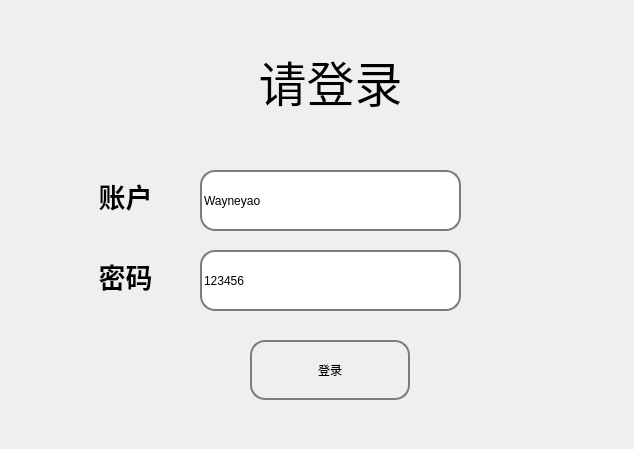
<?xml version="1.0" encoding="UTF-8"?>
<ui version="4.0">
 <class>login</class>
 <widget class="QWidget" name="login">
  <property name="geometry">
   <rect>
    <x>0</x>
    <y>0</y>
    <width>634</width>
    <height>449</height>
   </rect>
  </property>
  <property name="windowTitle">
   <string>登陆</string>
  </property>
  <property name="styleSheet">
   <string notr="true">QWidget{


}

QLineEdit{
	border:2px solid#7b7b7b;
	border-radius:15px;
}

QPushButton{
	border:2px solid#7b7b7b;
	border-radius:15px;
	
}

QPushButton:hover{
	background-color:#aa92ff
}
QPushButton:pressed{
	background-color:#FF90ff
}
</string>
  </property>
  <widget class="QLabel" name="label_3">
   <property name="geometry">
    <rect>
     <x>-70</x>
     <y>10</y>
     <width>801</width>
     <height>141</height>
    </rect>
   </property>
   <property name="font">
    <font>
     <family>Arial</family>
     <pointsize>36</pointsize>
     <weight>9</weight>
     <italic>false</italic>
     <bold>false</bold>
    </font>
   </property>
   <property name="styleSheet">
    <string notr="true">font: 75 36pt &quot;Arial&quot;;</string>
   </property>
   <property name="text">
    <string>请登录</string>
   </property>
   <property name="alignment">
    <set>Qt::AlignCenter</set>
   </property>
  </widget>
  <widget class="QLineEdit" name="lineEdit">
   <property name="geometry">
    <rect>
     <x>200</x>
     <y>170</y>
     <width>261</width>
     <height>61</height>
    </rect>
   </property>
   <property name="text">
    <string>Wayneyao</string>
   </property>
   <property name="placeholderText">
    <string>驾驶员编号：</string>
   </property>
  </widget>
  <widget class="QLineEdit" name="lineEdit_2">
   <property name="geometry">
    <rect>
     <x>200</x>
     <y>250</y>
     <width>261</width>
     <height>61</height>
    </rect>
   </property>
   <property name="text">
    <string>123456</string>
   </property>
   <property name="placeholderText">
    <string>汽车编号：</string>
   </property>
  </widget>
  <widget class="QPushButton" name="loginBt">
   <property name="geometry">
    <rect>
     <x>250</x>
     <y>340</y>
     <width>160</width>
     <height>60</height>
    </rect>
   </property>
   <property name="text">
    <string>登录</string>
   </property>
  </widget>
  <widget class="QLabel" name="label">
   <property name="geometry">
    <rect>
     <x>70</x>
     <y>170</y>
     <width>111</width>
     <height>51</height>
    </rect>
   </property>
   <property name="font">
    <font>
     <pointsize>20</pointsize>
     <weight>75</weight>
     <bold>true</bold>
    </font>
   </property>
   <property name="text">
    <string>账户</string>
   </property>
   <property name="alignment">
    <set>Qt::AlignCenter</set>
   </property>
  </widget>
  <widget class="QLabel" name="label_2">
   <property name="geometry">
    <rect>
     <x>70</x>
     <y>250</y>
     <width>111</width>
     <height>51</height>
    </rect>
   </property>
   <property name="font">
    <font>
     <pointsize>20</pointsize>
     <weight>75</weight>
     <italic>false</italic>
     <bold>true</bold>
    </font>
   </property>
   <property name="text">
    <string>密码</string>
   </property>
   <property name="alignment">
    <set>Qt::AlignCenter</set>
   </property>
  </widget>
 </widget>
 <resources/>
 <connections/>
</ui>
